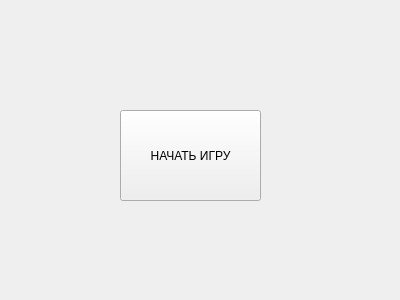
<?xml version="1.0" encoding="UTF-8"?>
<ui version="4.0">
 <class>Form</class>
 <widget class="QWidget" name="Form">
  <property name="geometry">
   <rect>
    <x>0</x>
    <y>0</y>
    <width>400</width>
    <height>300</height>
   </rect>
  </property>
  <property name="windowTitle">
   <string>Cool Puzzle</string>
  </property>
  <widget class="QPushButton" name="startButton">
   <property name="geometry">
    <rect>
     <x>120</x>
     <y>110</y>
     <width>141</width>
     <height>91</height>
    </rect>
   </property>
   <property name="text">
    <string>НАЧАТЬ ИГРУ</string>
   </property>
  </widget>
 </widget>
 <resources/>
 <connections/>
</ui>
